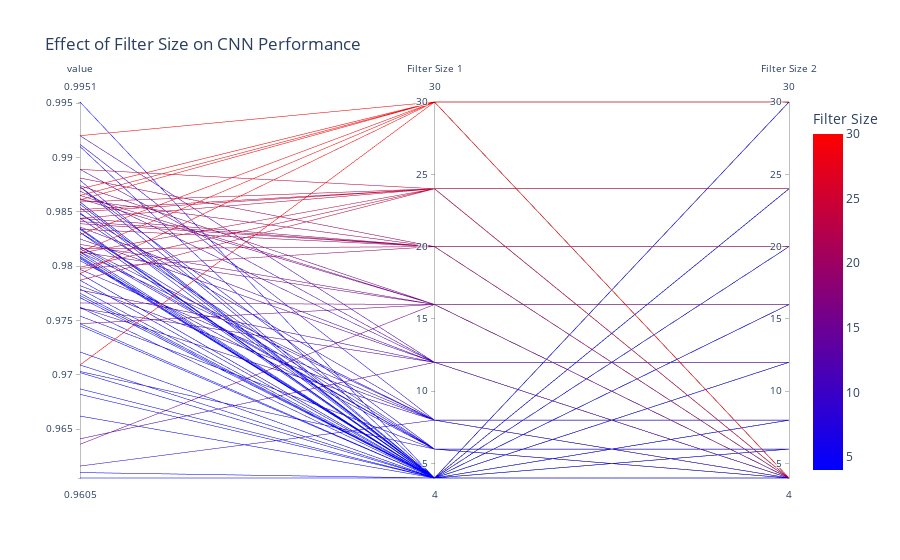

Source (notebook cell):
### Code cell
forviz_plotly = forviz.drop(columns=['FPR', 'FNR', 'TPR', 'TNR'])

forviz_melted = forviz_plotly.melt(id_vars=['f1', 'f2', 'Time'],
                                   value_vars=['f1_score', 'Precision', 'Accuracy', 'Recall'],
                                   var_name='metric', value_name='value')

fig = px.parallel_coordinates(forviz_melted, color='f1', dimensions=['metric', 'value', 'f1', 'f2'],
                              color_continuous_scale='Bluered', labels={'f1': 'Filter Size 1', 'f2': 'Filter Size 2'},
                              title='Effect of Filter Size on CNN Performance')

fig.update_layout(
    xaxis=dict(title='Metric'),
    yaxis=dict(title='Value'),
    coloraxis=dict(colorbar=dict(title='Filter Size')),
    legend=dict(title='Filter Size')
)

fig.show()

### Figure 1 — Plotly figure (JSON) as saved in the notebook; plotly's stock layout.template omitted (floating-point values rounded to 4 significant figures)
{"data": [{"dimensions": [{"label": "value", "values": [0.9747, 0.9754, 0.9762, 0.9778, 0.9747, 0.9816, 0.9799, 0.9829, 0.9811, 0.9779, 0.9682, 0.9831, 0.9811, 0.9813, 0.9808, 0.9775, 0.9721, 0.9831, 0.9797, 0.9825, 0.982, 0.9841, 0.9852, 0.9813, 0.9687, 0.9805, 0.9616, 0.992, 0.9862, 0.9798, 0.9812, 0.9793, 0.9879, 0.9771, 0.9702, 0.9854, 0.9773, 0.9793, 0.991, 0.9951, 0.9835, 0.9844, 0.9782, 0.9889, 0.9874, 0.9839, 0.9859, 0.992, 0.9809, 0.9816, 0.9818, 0.9836, 0.9813, 0.9861, 0.985, 0.9871, 0.9859, 0.9834, 0.9762, 0.9873, 0.9857, 0.9859, 0.9857, 0.9834, 0.9793, 0.9873, 0.9848, 0.9869, 0.9865, 0.9881, 0.9889, 0.9861, 0.9807, 0.9703, 0.9912, 0.9641, 0.9636, 0.9834, 0.9787, 0.9865, 0.9745, 0.9787, 0.9662, 0.9807, 0.9849, 0.9834, 0.9709, 0.9605, 0.961, 0.9818, 0.9813, 0.9761, 0.9766, 0.9844, 0.9844, 0.9709]}, {"label": "Filter Size 1", "values": [4, 6, 8, 12, 16, 20, 24, 30, 4, 4, 4, 4, 4, 4, 4, 4, 4, 6, 8, 12, 16, 20, 24, 30, 4, 6, 8, 12, 16, 20, 24, 30, 4, 4, 4, 4, 4, 4, 4, 4, 4, 6, 8, 12, 16, 20, 24, 30, 4, 6, 8, 12, 16, 20, 24, 30, 4, 4, 4, 4, 4, 4, 4, 4, 4, 6, 8, 12, 16, 20, 24, 30, 4, 6, 8, 12, 16, 20, 24, 30, 4, 4, 4, 4, 4, 4, 4, 4, 4, 6, 8, 12, 16, 20, 24, 30]}, {"label": "Filter Size 2", "values": [4, 4, 4, 4, 4, 4, 4, 4, 4, 6, 8, 12, 16, 20, 24, 30, 4, 6, 8, 12, 16, 20, 24, 30, 4, 4, 4, 4, 4, 4, 4, 4, 4, 6, 8, 12, 16, 20, 24, 30, 4, 6, 8, 12, 16, 20, 24, 30, 4, 4, 4, 4, 4, 4, 4, 4, 4, 6, 8, 12, 16, 20, 24, 30, 4, 6, 8, 12, 16, 20, 24, 30, 4, 4, 4, 4, 4, 4, 4, 4, 4, 6, 8, 12, 16, 20, 24, 30, 4, 6, 8, 12, 16, 20, 24, 30]}], "domain": {"x": [0, 1], "y": [0, 1]}, "line": {"color": [4, 6, 8, 12, 16, 20, 24, 30, 4, 4, 4, 4, 4, 4, 4, 4, 4, 6, 8, 12, 16, 20, 24, 30, 4, 6, 8, 12, 16, 20, 24, 30, 4, 4, 4, 4, 4, 4, 4, 4, 4, 6, 8, 12, 16, 20, 24, 30, 4, 6, 8, 12, 16, 20, 24, 30, 4, 4, 4, 4, 4, 4, 4, 4, 4, 6, 8, 12, 16, 20, 24, 30, 4, 6, 8, 12, 16, 20, 24, 30, 4, 4, 4, 4, 4, 4, 4, 4, 4, 6, 8, 12, 16, 20, 24, 30], "coloraxis": "coloraxis"}, "name": "", "type": "parcoords"}], "layout": {"coloraxis": {"colorbar": {"title": {"text": "Filter Size"}}, "colorscale": [[0, "rgb(0,0,255)"], [1, "rgb(255,0,0)"]]}, "legend": {"title": {"text": "Filter Size"}, "tracegroupgap": 0}, "title": {"text": "Effect of Filter Size on CNN Performance"}, "xaxis": {"title": {"text": "Metric"}}, "yaxis": {"title": {"text": "Value"}}}}
